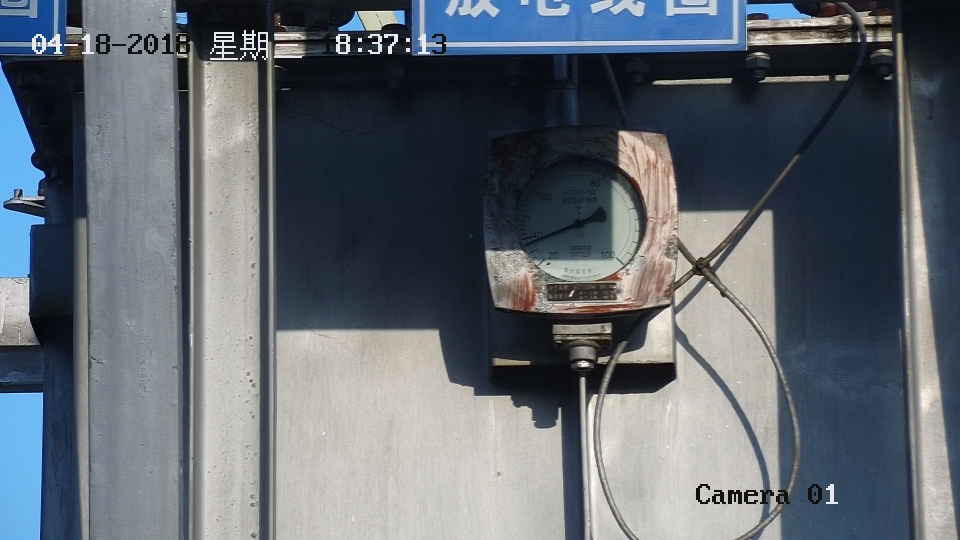
#> input picture test/(1).jpg, 1920 x 1080 px (shown at 1/2 size); its folder holds only this picture in this run
$ python '模板匹配法.py'   (older library calls are emulated)
#> lines starting #> are read from the running program, lines starting #| are printed output that depends on the picture; after the words box and inside, x2 and y2 are one past the last pixel; in counts of white or black regions, pixels touching at a corner belong together
### 计算刻度值.py
import math

center=[121 , 116]
a={20:( 52,189 ) ,30:( 34,168 ) ,40: ( 24,144 ),50:( 22,103 ) ,
   60:( 40,60 ) ,70:( 90,25 ) ,80:( 166,31 ) ,90:( 218,90 ) ,100:(193,186)}
count=0
result={}
for k ,v in a.items():
    r=math.acos((v[0]-center[0])/((v[0]-center[0])**2 + (v[1]-center[1])**2)**0.5)
    r=r*180/math.pi
    a[k]=r
    if count >= 4 and k != 100:
        r=360-r
        # print(k, r)
    result[k]=r
    count+=1
d=360-result[90]+result[100]
d1=360-result[90]
t=90+10*(d1/d)
result[t]=0
result_list=result.items()
lst=sorted(result_list,key=lambda x:x[1])


# [27 lines left out: functions get_next, get_rad_val, not called in this run]

### 模板匹配法.py
import cv2
import numpy as np
from sklearn.cluster import KMeans
from sklearn.utils import shuffle
from math import cos, pi, sin
from 计算刻度值 import get_rad_val

methods = ['cv2.TM_CCOEFF', 'cv2.TM_CCOEFF_NORMED', 'cv2.TM_CCORR',
               'cv2.TM_CCORR_NORMED', 'cv2.TM_SQDIFF', 'cv2.TM_SQDIFF_NORMED']
method = cv2.TM_CCOEFF


def get_match_rect(template,img,method):
    '''获取模板匹配的矩形的左上角和右下角的坐标'''
    w, h = template.shape[1], template.shape[0]
    res = cv2.matchTemplate(img, template, method)
    mn_val, max_val, min_loc, max_loc = cv2.minMaxLoc(res)
    # 使用不同的方法，对结果的解释不同
    if method in [cv2.TM_SQDIFF, cv2.TM_SQDIFF_NORMED]:
        top_left = min_loc
    else:
        top_left = max_loc
    bottom_right = (top_left[0] + w, top_left[1] + h)
    return top_left,bottom_right


def get_center_point(top_left,bottom_right):
    '''传入左上角和右下角坐标，获取中心点'''
    c_x, c_y = ((np.array(top_left) + np.array(bottom_right)) / 2).astype(np.int)
    return c_x,c_y


# [120 lines left out: functions get_circle_field_color, v2_by_center_circle, v2_by_k_means, get_pointer_rad, not called in this run]


if __name__ == '__main__':
    for x in range(1, 32):
        #获取测试图像
        img_s = cv2.imread('test/(%s).jpg'%x)
#> img_s is the input picture: shape (1080, 1920, 3); mean B, G, R 111.8, 103.9, 96.4
        img=cv2.cvtColor(img_s, cv2.COLOR_BGR2GRAY)
        template = cv2.imread('template1.png')
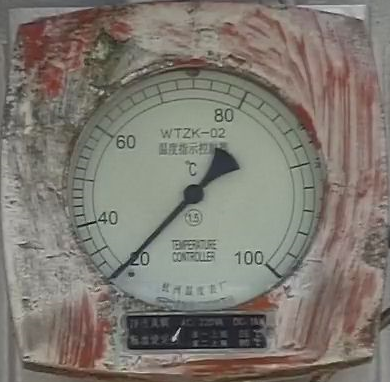
#> input picture template1.png, 390 x 382 px
#> template is the input picture: shape (382, 390, 3); mean B, G, R 113.1, 121.3, 126.5
        template=cv2.cvtColor(template,cv2.COLOR_BGR2GRAY)
#> template: shape (382, 390)
        #匹配并返回矩形坐标
        top_left,bottom_right = get_match_rect(template,img,method)
#> in get_match_rect, `res = cv2.matchTemplate(img, template, method)`:
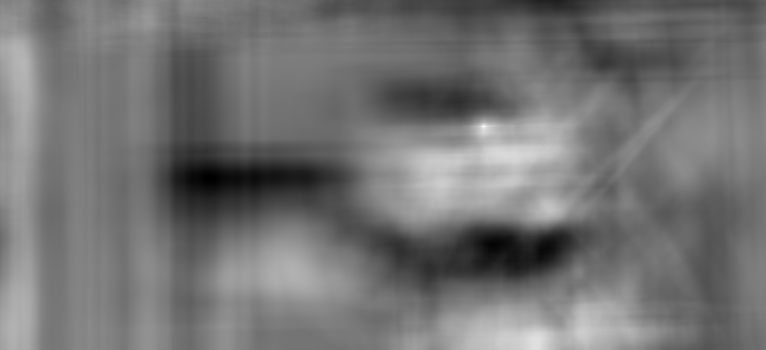
#> res: shape (699, 1531) float32 (shown at 1/2 size); min -92396984, max 101930712, mean -4385485.5; drawn with min black and max white
#> in get_match_rect, `mn_val, max_val, min_loc, max_loc = cv2.minMaxLoc(res)`: mn_val = -92396984; max_val = 101930712; min_loc = (415, 357); max_loc = (967, 252)
#> in get_match_rect, `bottom_right = (top_left[0] + w, top_left[1] + h)`: bottom_right = (1357, 634)
#> top_left = (967, 252); bottom_right = (1357, 634)
        c_x,c_y=get_center_point(top_left,bottom_right)
#> in get_center_point, `c_x, c_y = ((np.array(top_left) + np.array(bottom_right)) / 2).astype(..`: c_x = 1162; c_y = 443
#> c_x = 1162; c_y = 443
        print('圆心', c_x, c_y)
#| 圆心 1162 443
        #绘制矩形
        cv2.rectangle(img_s, top_left, bottom_right, 255, 2)
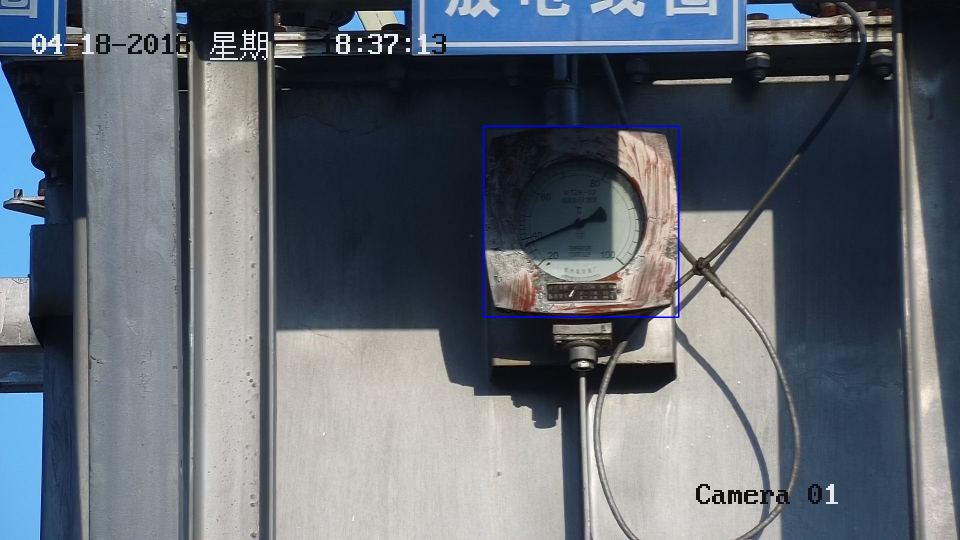
#> img_s: shape (1080, 1920, 3) (shown at 1/2 size); 0.22% of pixels changed, all inside (x1, y1, x2, y2) = (966, 251, 1359, 636)
        cv2.imshow('img',cv2.resize(img_s,(int(img.shape[1]*0.5),int(img.shape[0]*0.5))))
        cv2.waitKey(0)
        cv2.destroyAllWindows()
        #################################################################
        new = img_s[top_left[1]:bottom_right[1] + 1, top_left[0]:bottom_right[0] + 1]
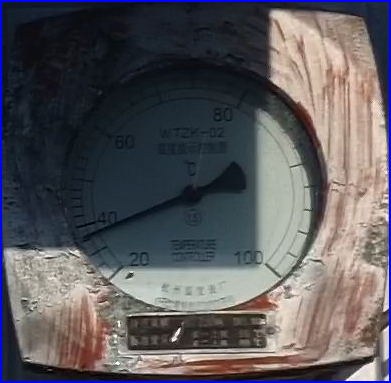
#> new: shape (383, 391, 3); mean B, G, R 92.3, 87.8, 89.7
        template = cv2.imread('template.png')
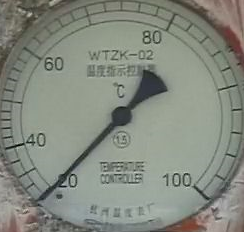
#> input picture template.png, 244 x 232 px
#> template is the input picture: shape (232, 244, 3); mean B, G, R 127.2, 137.7, 132.5
        top_left, bottom_right = get_match_rect(template, new, method=method)
#> call 2 of get_match_rect, with method = 4
#> in get_match_rect (call 2), `res = cv2.matchTemplate(img, template, method)`:
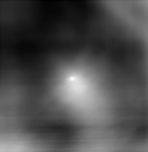
#> res: shape (152, 148) float32; min -10337458, max 94361752, mean 21375076; drawn with min black and max white
#> in get_match_rect (call 2), `mn_val, max_val, min_loc, max_loc = cv2.minMaxLoc(res)`: mn_val = -10337458; max_val = 94361752; min_loc = (48, 0); max_loc = (72, 78)
#> in get_match_rect (call 2), `bottom_right = (top_left[0] + w, top_left[1] + h)`: bottom_right = (316, 310)
#> top_left = (72, 78); bottom_right = (316, 310)
        new_ = new[top_left[1]:bottom_right[1] + 1, top_left[0]:bottom_right[0] + 1]
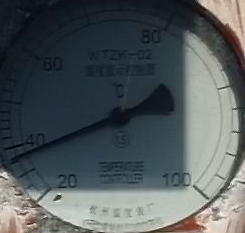
#> new_: shape (233, 245, 3); mean B, G, R 90.7, 88.7, 80.9
        # 二值化图像
        cv2.imshow('ererss',new_)
#> (the run stopped early here; a loop or call above may not have finished)
